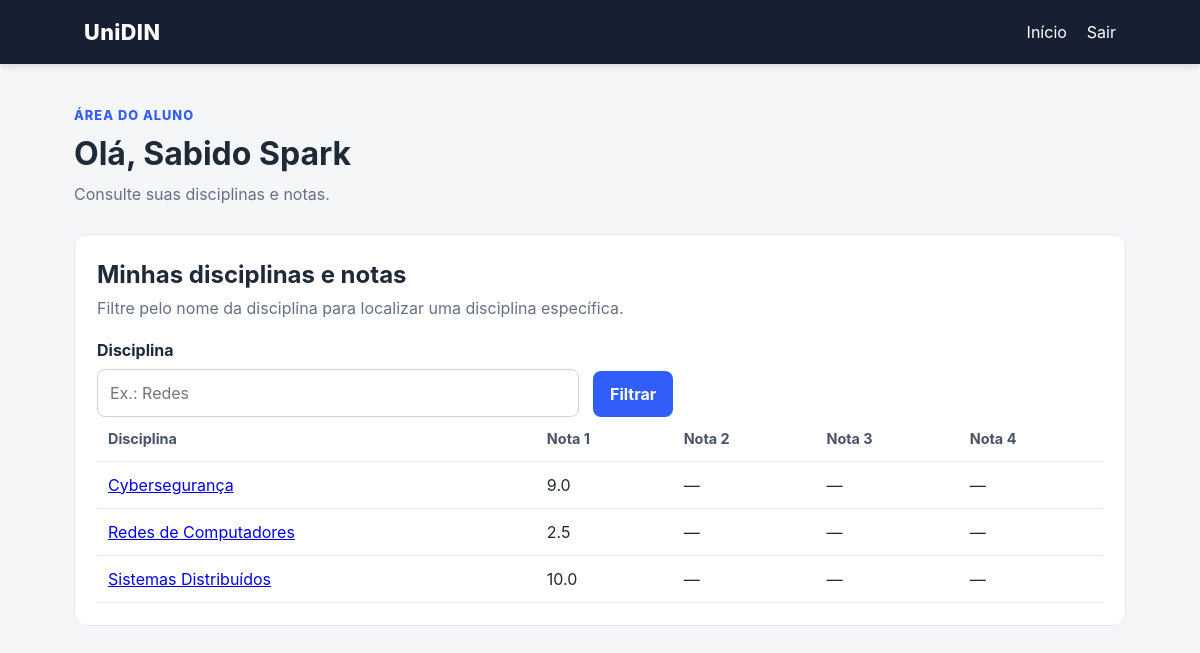
/aluno (signed in), run on the app's committed database.
### tables this page shows
CREATE TABLE users (
        id INTEGER PRIMARY KEY AUTOINCREMENT,
        name TEXT NOT NULL,
        email TEXT NOT NULL UNIQUE,
        password TEXT NOT NULL,
        role TEXT NOT NULL CHECK(role IN ('professor','aluno'))
    );

CREATE TABLE grades (
        id INTEGER PRIMARY KEY AUTOINCREMENT,
        discipline_id INTEGER NOT NULL,
        student_id INTEGER NOT NULL,
        assessment INTEGER NOT NULL,
        value REAL NOT NULL,
        FOREIGN KEY (discipline_id) REFERENCES disciplines(id),
        FOREIGN KEY (student_id) REFERENCES users(id),
        UNIQUE(discipline_id, student_id, assessment)
    );

CREATE TABLE disciplines (
        id INTEGER PRIMARY KEY AUTOINCREMENT,
        name TEXT NOT NULL,
        professor_id INTEGER NOT NULL,
        FOREIGN KEY (professor_id) REFERENCES users(id)
    );

### app.py (the view)
@app.route("/aluno")
def aluno():
    user = require_login()
    if user is None:
        return redirect(url_for("login"))
    if user["role"] != "aluno":
        return redirect(url_for("index"))
    conn = get_connection()
    search = request.args.get("q", "")
    if search:
        query = "SELECT d.id, d.name, g1.value AS nota1, g2.value AS nota2, g3.value AS nota3, g4.value AS nota4 FROM disciplines d JOIN enrollments e ON e.discipline_id=d.id LEFT JOIN grades g1 ON g1.discipline_id=d.id AND g1.student_id=e.student_id AND g1.assessment=1 LEFT JOIN grades g2 ON g2.discipline_id=d.id AND g2.student_id=e.student_id AND g2.assessment=2 LEFT JOIN grades g3 ON g3.discipline_id=d.id AND g3.student_id=e.student_id AND g3.assessment=3 LEFT JOIN grades g4 ON g4.discipline_id=d.id AND g4.student_id=e.student_id AND g4.assessment=4 WHERE e.student_id=" + str(user["id"]) + " AND d.name LIKE '%" + search + "%' ORDER BY d.name"
        rows = conn.execute(query).fetchall()
    else:
        rows = conn.execute("SELECT d.id, d.name, g1.value AS nota1, g2.value AS nota2, g3.value AS nota3, g4.value AS nota4 FROM disciplines d JOIN enrollments e ON e.discipline_id=d.id LEFT JOIN grades g1 ON g1.discipline_id=d.id AND g1.student_id=e.student_id AND g1.assessment=1 LEFT JOIN grades g2 ON g2.discipline_id=d.id AND g2.student_id=e.student_id AND g2.assessment=2 LEFT JOIN grades g3 ON g3.discipline_id=d.id AND g3.student_id=e.student_id AND g3.assessment=3 LEFT JOIN grades g4 ON g4.discipline_id=d.id AND g4.student_id=e.student_id AND g4.assessment=4 WHERE e.student_id=? ORDER BY d.name", (user["id"],)).fetchall()
    conn.close()
    return render_template("aluno.html", user=user, search=search, rows=rows)

### app.py (called while the page is built)
def current_user():
    if "user_id" not in session:
        return None
    conn = get_connection()
    user = conn.execute("SELECT * FROM users WHERE id = ?", (session["user_id"],)).fetchone()
    conn.close()
    return user

def require_login():
    return current_user()

### database.py (called while the page is built)
def get_connection():
    conn = sqlite3.connect(DB_PATH)
    conn.row_factory = sqlite3.Row
    return conn

### templates/aluno.html
{% extends "base.html" %}
{% block content %}
<div class="page-header"><div><p class="eyebrow">Área do aluno</p><h1>Olá, {{ user['name'] }}</h1><p>Consulte suas disciplinas e notas.</p></div></div>
<section class="panel">
<div class="panel-title"><div><h2>Minhas disciplinas e notas</h2><p>Filtre pelo nome da disciplina para localizar uma disciplina específica.</p></div></div>
<form method="get" action="{{ url_for('aluno') }}" class="form-grid"><div><label for="q">Disciplina</label><input id="q" name="q" type="text" value="{{ search }}" placeholder="Ex.: Redes"></div><div class="form-action"><button type="submit">Filtrar</button></div></form>
<div class="table-wrap"><table><thead><tr><th>Disciplina</th><th>Nota 1</th><th>Nota 2</th><th>Nota 3</th><th>Nota 4</th></tr></thead><tbody>{% for row in rows %}<tr><td><a href="{{ url_for('disciplina', discipline_id=row['id']) }}">{{ row['name'] }}</a></td><td>{{ row['nota1'] if row['nota1'] is not none else '—' }}</td><td>{{ row['nota2'] if row['nota2'] is not none else '—' }}</td><td>{{ row['nota3'] if row['nota3'] is not none else '—' }}</td><td>{{ row['nota4'] if row['nota4'] is not none else '—' }}</td></tr>{% else %}<tr><td colspan="5">Nenhuma disciplina encontrada.</td></tr>{% endfor %}</tbody></table></div>
</section>
{% endblock %}

### static/style.css (style rules this page uses)
:root { font-family:Inter,system-ui,-apple-system,BlinkMacSystemFont,"Segoe UI",sans-serif;color:#1f2937;background:#f4f6f8;line-height:1.5 }
* { box-sizing:border-box }
body { margin:0 }
label { display:block;font-weight:650;margin:14px 0 7px }
input,select,textarea { width:100%;padding:11px 12px;border:1px solid #cbd5e1;border-radius:8px;background:#fff;font:inherit }
button,.button { display:inline-block;margin-top:18px;background:#315efb;color:#fff;border:0;border-radius:8px;padding:11px 17px;font:inherit;font-weight:700;text-decoration:none;cursor:pointer }
.page-header { margin-bottom:28px }
.eyebrow { color:#315efb;font-size:.8rem;text-transform:uppercase;font-weight:800;letter-spacing:.08em;margin:0 0 5px }
.page-header h1 { margin:0 0 4px;font-size:2rem }
.page-header p:last-child { color:#667085;margin:0 }
.card,.panel,.message { background:#fff;border:1px solid #e3e8ef;border-radius:12px;padding:22px }
.panel { margin-bottom:22px }
.panel-title { display:flex;justify-content:space-between;gap:20px;margin-bottom:18px }
.panel-title h2 { margin:0 }
.panel-title p { margin:3px 0 0;color:#667085 }
.table-wrap { overflow-x:auto }
table { width:100%;border-collapse:collapse }
th,td { text-align:left;padding:11px;border-bottom:1px solid #e6eaf0 }
th { font-size:.9rem;color:#475467 }
.form-grid { display:grid;grid-template-columns:2fr 1fr 1fr auto;gap:14px;align-items:end }
.form-grid label { margin-top:0 }
.form-action button { margin-top:0 }

### data on the page
users: name "Sabido Spark"
grades: name "Cybersegurança", value "9.0", row "—"
grades: name "Redes de Computadores", value "2.5", row "—"
grades: name "Sistemas Distribuídos", value "10.0", row "—"
